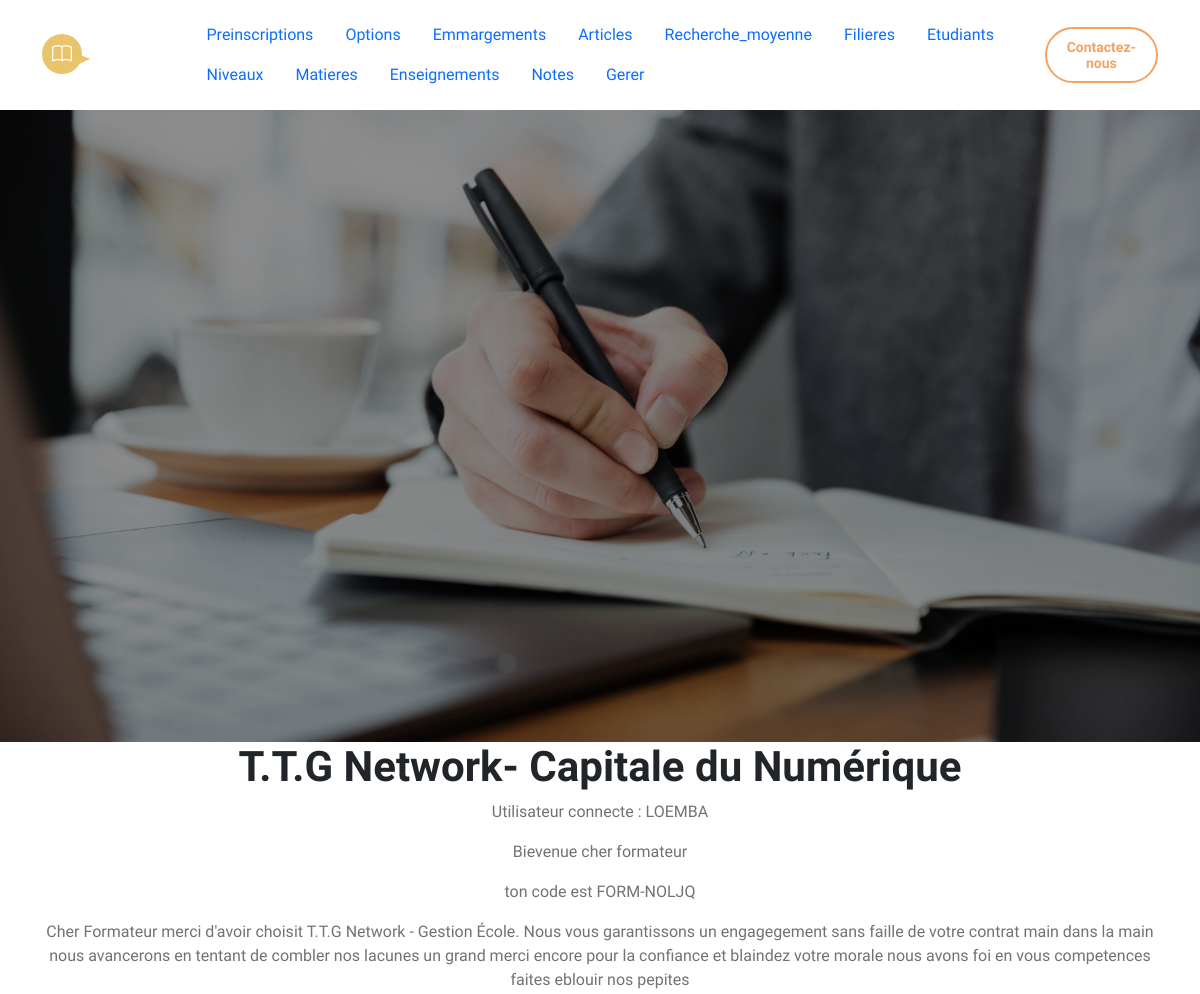
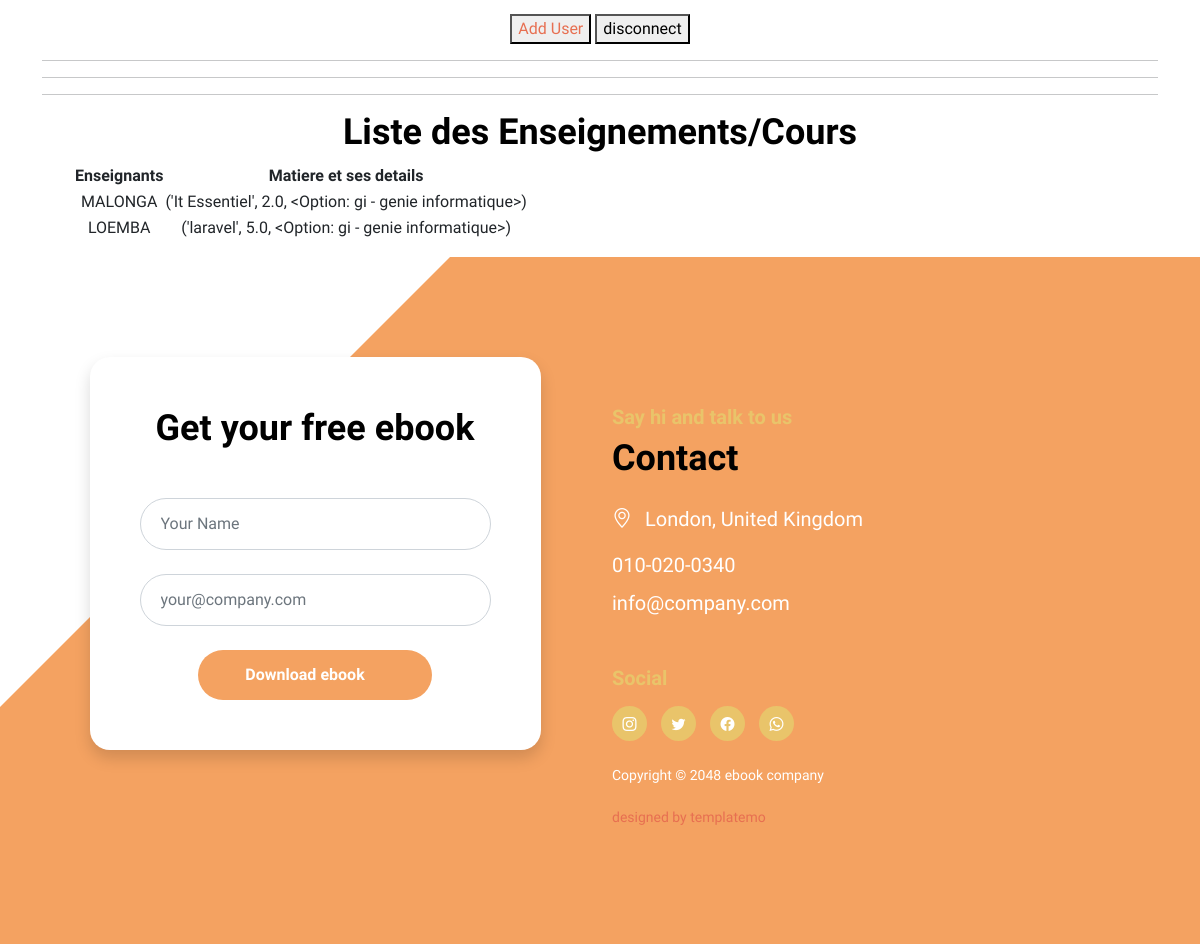
/enseignement (signed in), run on the app's committed database (2 pictures, top to bottom).
### core/models.py (models this page shows, shortened)
class User(AbstractUser):
    ROLES = (
        ('admin', 'Administrateur'),
        ('formateur', 'Formateur'),
        ('etudiant', 'Étudiant'),
        ('parent', 'Parent'),
    )
    role = models.CharField(max_length=20, choices=ROLES)
    code_formateur = models.CharField(max_length=10, unique=True, null=True, blank=True)
    code_parent = models.CharField(max_length=10, unique=True, null=True, blank=True)
    matricule = models.CharField(max_length=30, unique=True, null=True, blank=True)

class Enseignement(models.Model):
    formateur = models.ForeignKey(User, on_delete=models.CASCADE, limit_choices_to={'role': 'formateur'})
    matiere = models.ForeignKey(Matiere, on_delete=models.CASCADE)

class Matiere(models.Model):
    nom = models.CharField(max_length=100)
    coefficient = models.FloatField()
    option = models.ForeignKey(Option, on_delete=models.CASCADE)
    def __str__(self):
        return f"{self.nom,self.coefficient,self.option}"

class Option(models.Model):
    nom = models.CharField(max_length=100)
    filiere = models.ForeignKey(Filiere, on_delete=models.CASCADE)
    def __str__(self):
        return f"{self.nom} - {self.filiere.nom}"

class Filiere(models.Model):
    nom = models.CharField(max_length=100)

### core/views.py (the view)
# urls.py: path('enseignement', views.enseignements_view, name='enseignement'),
@login_required
def enseignements_view(request):
    enseignements = Enseignement.objects.all()
    return render(request, 'liste_enseignements.html', {'enseignements': enseignements})

### core/templates/liste_enseignements.html (shortened to what this page needs)
{% extends "base.html" %}
{% block content %}
  <hr>
  <h2>Liste des Enseignements/Cours</h2>
  <ul>
      <table>
        <tr>
          <th>Enseignants</th>
          <th>Matiere et ses details</th>
        </tr>
        {% for enseignement in enseignements %}
        <tr>
          <td>{{ enseignement.formateur }}</td>
          <td>{{ enseignement.matiere }}</td>
        </tr>
        {% endfor %}
      </table>
  </ul>
{% endblock %}

### core/templates/base.html (shortened to what this page needs)
<!DOCTYPE html>
<html lang="fr">
  {% load static %}
<head>
        <link href="{% static 'css/bootstrap.min.css' %}" rel="stylesheet">
        <link href="{% static 'css/bootstrap-icons.css' %}" rel="stylesheet">
        <link href="{% static 'css/templatemo-ebook-landing.css' %}" rel="stylesheet">
    </head>
    <body>
        <main>
            <nav class="navbar navbar-expand-lg">
                <div class="container">
                    <a class="navbar-brand" href="index.html">
                        <i class="navbar-brand-icon bi-book me-2"></i>
                        <span>ebook</span>
                    </a>
                    <div class="collapse navbar-collapse" id="navbarNav">
                        <ul class="nav">
                            <li class="nav-item">
                                <a class="nav-link click-scroll" href="{% url 'preinscription' %}">Preinscriptions</a>
                            </li>
                            <li class="nav-item">
                                <a class="nav-link click-scroll" href="{% url 'options' %}">Options</a>
                            </li>
                            <li class="nav-item">
                                <a class="nav-link click-scroll" href="{% url 'liste_emargements' %}">Emmargements</a>
                            </li>
                            <li class="nav-item">
                              <a class="nav-link click-scroll" href="{% url 'article' %}">Articles</a>
                          </li>
                            <li class="nav-item">
                                <a class="nav-link click-scroll" href="{% url 'recherche_moyenne' %}">Recherche_moyenne</a>
                            </li>
                            <li class="nav-item">
                                <a class="nav-link click-scroll" href="{% url 'filiere' %}">Filieres</a>
                            </li>
                            <li class="nav-item">
                                <a class="nav-link click-scroll" href="{% url 'etudiant' %}">Etudiants</a>
                            </li>
                            <li class="nav-item">
                                <a class="nav-link click-scroll" href="{% url 'niveau' %}">Niveaux</a>
                            </li>
                            <li class="nav-item">
                                <a class="nav-link click-scroll" href="{% url 'matiere' %}">Matieres</a>
                            </li>
                            <li class="nav-item">
                                <a class="nav-link click-scroll" href="{% url 'enseignement' %}">Enseignements</a>
                            </li>
                            <li class="nav-item">
                                <a class="nav-link click-scroll" href="{% url 'note' %}">Notes</a>
                            </li>
                            <li class="nav-item">
                                <a class="nav-link click-scroll" href="{% url 'admin:index' %}">Gerer</a>
                            </li>
                        </ul>
                        <div class="d-none d-lg-block">
                            <a href="#" class="btn custom-btn custom-border-btn btn-naira btn-inverted">
                                <i class="btn-icon bi-cloud-download"></i>
                                <span>Contactez-nous</span>
                            </a>
                        </div>
                    </div>
                </div>
            </nav>
            <section class="hero-section d-flex justify-content-center align-items-center" id="section_1">
              <div class="container">
                  <div class="row">
                      <div class="hero-image-wrap col-lg-6 col-12 mt-3 mt-lg-0">
                      </div>
                  </div>
              </div>
          </section>
<section class="container" style="text-align: center;">
  <header>
    <h1>T.T.G Network- Capitale du Numérique </h1>
    <main>
        <p>Utilisateur connecte : {{user}}</p>
          {% if user.is_authenticated %}
          {% if user.role %}
          <p>Bievenue cher {{user.role}} </p>
          {% else %}
          <p>Bievenue cher Admin </p>
          {% endif %}
            {% if user.matricule %}
            <p>ton matricule est {{user.matricule}}</p>
            <p>
                Cher etudiant merci d'avoir choisit T.T.G Network - Gestion École.
                Nous vous garantissons un apprentissage serieux et rigoureux main dans
                la main nous avancerons en tentant de combler nos lacunes un grand merci
                encore pour la confiance et blaindez votre morale car la route sera longue
            </p>
            {% elif user.code_formateur %}
            <p>ton code est {{user.code_formateur}}</p>
            <p>
                Cher Formateur merci d'avoir choisit T.T.G Network - Gestion École.
                Nous vous garantissons un engagegement sans faille de votre contrat main
                dans la main nous avancerons en tentant de combler nos lacunes un grand merci
                encore pour la confiance et blaindez votre morale nous avons foi en vous
                competences faites eblouir nos pepites
            </p>
            {% else %}
              <p>
                Bienvenue sur la plateforme officielle de T.T.G Network - Gestion Ecole.
                Accèdez facilement à votre avenir académique
            </p>
            {% endif %}
          {% endif %}
        <button><a href="{% url 'urlregister' %}">Add User</a></button>
        <a href="{% url 'urllogout' %}"><button>disconnect</button></a>
        <hr>
        <hr>
      </main>
      {% block content %}{% endblock %}
    </section>
  <section class="contact-section section-padding" id="section_5">
    <div class="container">
        <div class="row">
            <div class="col-lg-5 col-12 mx-auto">
                <form class="custom-form ebook-download-form bg-white shadow" action="#" method="post" role="form">
                    <div class="text-center mb-5">
                        <h2 class="mb-1">Get your free ebook</h2>
                    </div>
                    <div class="ebook-download-form-body">
                        <div class="input-group mb-4">
                            <input type="text" name="ebook-form-name" id="ebook-form-name" class="form-control" aria-label="ebook-form-name" aria-describedby="basic-addon1" placeholder="Your Name" required>
                            <span class="input-group-text" id="basic-addon1">
                            </span>
                        </div>
                        <div class="input-group mb-4">
                            <input type="email" name="ebook-email" id="ebook-email" pattern="[^ @]*@[^ @]*" class="form-control" placeholder="your@company.com" aria-label="ebook-form-email" aria-describedby="basic-addon2" required="">
                            <span class="input-group-text" id="basic-addon2">
                            </span>
                        </div>
                        <div class="col-lg-8 col-md-10 col-8 mx-auto">
                            <button type="submit" class="form-control">Download ebook</button>
                        </div>
                    </div>
                </form>
            </div>
            <div class="col-lg-6 col-12">
                <h6 class="mt-5">Say hi and talk to us</h6>
                <h2 class="mb-4">Contact</h2>
                <p class="mb-3">
                    <i class="bi-geo-alt me-2"></i>
                    London, United Kingdom
                </p>
                <p class="mb-2">
                    <a href="tel: 010-020-0340" class="contact-link">
                        010-020-0340
                    </a>
                </p>
                <p>
                    <a href="mailto:info@company.com" class="contact-link">
                        info@company.com
                    </a>
                </p>
                <h6 class="site-footer-title mt-5 mb-3">Social</h6>
                <ul class="social-icon mb-4">
                    <li class="social-icon-item">
                        <a href="#" class="social-icon-link bi-instagram"></a>
                    </li>
                    <li class="social-icon-item">
                        <a href="#" class="social-icon-link bi-twitter"></a>
                    </li>
                    <li class="social-icon-item">
                        <a href="#" class="social-icon-link bi-facebook"></a>
                    </li>
                    <li class="social-icon-item">
                        <a href="#" class="social-icon-link bi-whatsapp"></a>
                    </li>
                </ul>
                <p class="copyright-text">Copyright © 2048 ebook company
                <br><br><a rel="nofollow" href="https://templatemo.com" target="_blank">designed by templatemo</a></p>
            </div>
        </div>
    </div>
</section>
</main>
</body>
</html>

### data on the page
User: username "LOEMBA", role "formateur", code_formateur "FORM-NOLJQ"
Enseignement: formateur "MALONGA", matiere "('It Essentiel', 2.0, <Option: gi - genie informatique>)"
Enseignement: formateur "LOEMBA", matiere "('laravel', 5.0, <Option: gi - genie informatique>)"
